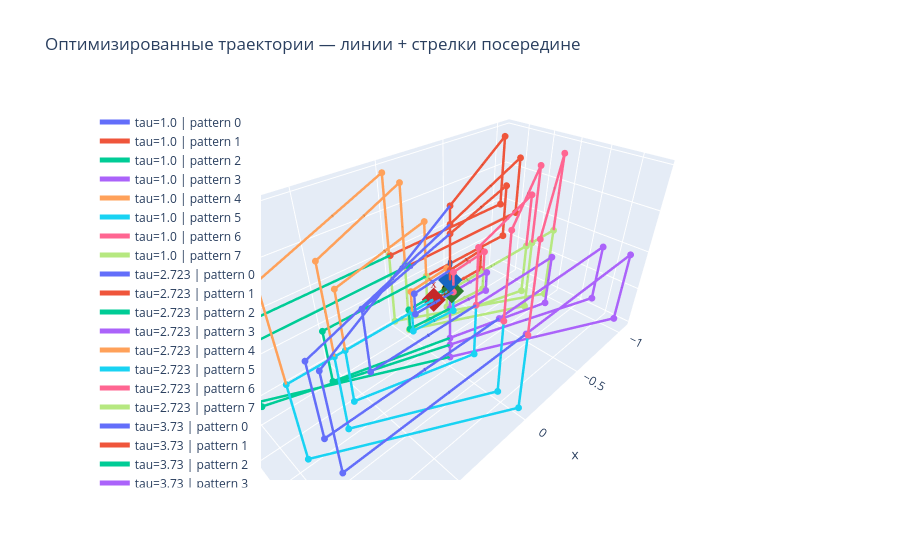

Notebook cell for this chart:
### Code cell
# =[0, 3, 5, 6]
# [4, 5, 6, 7]
# [0, 1, 2, 3]
# [0, 1, 2, 3]
def get_optimized_trajs_for_tau(tau_total, pattern_indices=np.arange(8)):
    """Пересчёт оптимизации; pattern_indices — подмножество шаблонов, иначе pattern_indices_to_optimize."""
    indices = (
        pattern_indices if pattern_indices is not None else pattern_indices_to_optimize
    )
    x0 = np.ones(pattern_length) / pattern_length * tau_total
    constraint = LinearConstraint(
        np.ones((1, pattern_length)), lb=tau_total, ub=tau_total
    )
    out = {}
    for pi in indices:
        res = minimize(
            make_objective(pi),
            x0,
            method="SLSQP",
            bounds=bounds,
            constraints=constraint,
            tol=1e-10,
        )
        out[pi] = run_pattern(
            start_state=start_state, pattern_index=pi, taus=res.x
        )
    return out


st = 1
fn = 5
x = np.arange(st, fn, st)
y = fn * ((np.log(x) - np.log(st)) / (np.log(fn) - np.log(st))) * (fn - st) / fn + st

fig = plot_optimized_trajs_for_taus(
    taus=y,
    get_optimized_trajs=get_optimized_trajs_for_tau,
    palette=_palette,
)
fig.show()

### Figure 1 — Plotly figure (JSON) as saved in the notebook; plotly's stock layout.template omitted (floating-point values rounded to 4 significant figures)
{"data": [{"line": {"color": "#636EFA", "width": 5}, "marker": {"color": "#636EFA", "size": 4}, "mode": "lines+markers", "name": "tau=1.0 | pattern 0", "type": "scatter3d", "x": [0.0, 0.0, 0.2655, 0.2655, -8.909e-09], "y": [0.0, 0.0, 0.06241, 0.06241, 0.06241], "z": [0.0, 0.2309, 0.2309, -4.416e-11, -4.416e-11]}, {"anchor": "tail", "colorscale": [[0, "#636EFA"], [1, "#636EFA"]], "name": "tau=1.0 | pattern 0 arrows", "showscale": false, "sizemode": "absolute", "sizeref": 0.02, "type": "cone", "u": [0.0, 0.09291, 0.0, -0.09291], "v": [0.0, 0.02184, 0.0, 4.103e-12], "w": [0.08082, 0.0, -0.08082, 0.0], "x": [0.0, 0.1327, 0.2655, 0.1327], "y": [0.0, 0.03121, 0.06241, 0.06241], "z": [0.1155, 0.2309, 0.1155, -4.416e-11]}, {"line": {"color": "#EF553B", "width": 5}, "marker": {"color": "#EF553B", "size": 4}, "mode": "lines+markers", "name": "tau=1.0 | pattern 1", "type": "scatter3d", "x": [0.0, 0.0, -0.2655, -0.2655, 8.909e-09], "y": [0.0, 0.0, -0.06241, -0.06241, -0.06241], "z": [0.0, 0.2309, 0.2309, -4.416e-11, -4.416e-11]}, {"anchor": "tail", "colorscale": [[0, "#EF553B"], [1, "#EF553B"]], "name": "tau=1.0 | pattern 1 arrows", "showscale": false, "sizemode": "absolute", "sizeref": 0.02, "type": "cone", "u": [0.0, -0.09291, 0.0, 0.09291], "v": [0.0, -0.02184, 0.0, -4.103e-12], "w": [0.08082, 0.0, -0.08082, 0.0], "x": [0.0, -0.1327, -0.2655, -0.1327], "y": [0.0, -0.03121, -0.06241, -0.06241], "z": [0.1155, 0.2309, 0.1155, -4.416e-11]}, {"line": {"color": "#00CC96", "width": 5}, "marker": {"color": "#00CC96", "size": 4}, "mode": "lines+markers", "name": "tau=1.0 | pattern 2", "type": "scatter3d", "x": [0.0, 0.0, 0.2655, 0.2655, -8.909e-09], "y": [0.0, 0.0, -0.06241, -0.06241, -0.06241], "z": [0.0, -0.2309, -0.2309, 4.416e-11, 4.416e-11]}, {"anchor": "tail", "colorscale": [[0, "#00CC96"], [1, "#00CC96"]], "name": "tau=1.0 | pattern 2 arrows", "showscale": false, "sizemode": "absolute", "sizeref": 0.02, "type": "cone", "u": [0.0, 0.09291, 0.0, -0.09291], "v": [0.0, -0.02184, 0.0, -4.103e-12], "w": [-0.08082, 0.0, 0.08082, 0.0], "x": [0.0, 0.1327, 0.2655, 0.1327], "y": [0.0, -0.03121, -0.06241, -0.06241], "z": [-0.1155, -0.2309, -0.1155, 4.416e-11]}, {"line": {"color": "#AB63FA", "width": 5}, "marker": {"color": "#AB63FA", "size": 4}, "mode": "lines+markers", "name": "tau=1.0 | pattern 3", "type": "scatter3d", "x": [0.0, 0.0, -0.2655, -0.2655, 8.909e-09], "y": [0.0, 0.0, 0.06241, 0.06241, 0.06241], "z": [0.0, -0.2309, -0.2309, 4.416e-11, 4.416e-11]}, {"anchor": "tail", "colorscale": [[0, "#AB63FA"], [1, "#AB63FA"]], "name": "tau=1.0 | pattern 3 arrows", "showscale": false, "sizemode": "absolute", "sizeref": 0.02, "type": "cone", "u": [0.0, -0.09291, 0.0, 0.09291], "v": [0.0, 0.02184, 0.0, 4.103e-12], "w": [-0.08082, 0.0, 0.08082, 0.0], "x": [0.0, -0.1327, -0.2655, -0.1327], "y": [0.0, 0.03121, 0.06241, 0.06241], "z": [-0.1155, -0.2309, -0.1155, 4.416e-11]}, {"line": {"color": "#FFA15A", "width": 5}, "marker": {"color": "#FFA15A", "size": 4}, "mode": "lines+markers", "name": "tau=1.0 | pattern 4", "type": "scatter3d", "x": [0.0, 0.2655, 0.2655, 1.244e-08, 1.244e-08], "y": [0.0, 0.0, 0.0, -0.06241, -0.06241], "z": [0.0, 0.0, 0.2309, 0.2309, -3.812e-11]}, {"anchor": "tail", "colorscale": [[0, "#FFA15A"], [1, "#FFA15A"]], "name": "tau=1.0 | pattern 4 arrows", "showscale": false, "sizemode": "absolute", "sizeref": 0.02, "type": "cone", "u": [0.09291, 0.0, -0.09291, 0.0], "v": [0.0, 0.0, -0.02184, 0.0], "w": [0.0, 0.08082, 0.0, -0.08082], "x": [0.1327, 0.2655, 0.1327, 1.244e-08], "y": [0.0, 0.0, -0.03121, -0.06241], "z": [0.0, 0.1155, 0.2309, 0.1155]}, {"line": {"color": "#19D3F3", "width": 5}, "marker": {"color": "#19D3F3", "size": 4}, "mode": "lines+markers", "name": "tau=1.0 | pattern 5", "type": "scatter3d", "x": [0.0, 0.2655, 0.2655, 1.244e-08, 1.244e-08], "y": [0.0, 0.0, 0.0, 0.06241, 0.06241], "z": [0.0, 0.0, -0.2309, -0.2309, 3.812e-11]}, {"anchor": "tail", "colorscale": [[0, "#19D3F3"], [1, "#19D3F3"]], "name": "tau=1.0 | pattern 5 arrows", "showscale": false, "sizemode": "absolute", "sizeref": 0.02, "type": "cone", "u": [0.09291, 0.0, -0.09291, 0.0], "v": [0.0, 0.0, 0.02184, 0.0], "w": [0.0, -0.08082, 0.0, 0.08082], "x": [0.1327, 0.2655, 0.1327, 1.244e-08], "y": [0.0, 0.0, 0.03121, 0.06241], "z": [0.0, -0.1155, -0.2309, -0.1155]}, {"line": {"color": "#FF6692", "width": 5}, "marker": {"color": "#FF6692", "size": 4}, "mode": "lines+markers", "name": "tau=1.0 | pattern 6", "type": "scatter3d", "x": [0.0, -0.2655, -0.2655, -1.244e-08, -1.244e-08], "y": [0.0, 0.0, 0.0, 0.06241, 0.06241], "z": [0.0, 0.0, 0.2309, 0.2309, -3.812e-11]}, {"anchor": "tail", "colorscale": [[0, "#FF6692"], [1, "#FF6692"]], "name": "tau=1.0 | pattern 6 arrows", "showscale": false, "sizemode": "absolute", "sizeref": 0.02, "type": "cone", "u": [-0.09291, 0.0, 0.09291, 0.0], "v": [0.0, 0.0, 0.02184, 0.0], "w": [0.0, 0.08082, 0.0, -0.08082], "x": [-0.1327, -0.2655, -0.1327, -1.244e-08], "y": [0.0, 0.0, 0.03121, 0.06241], "z": [0.0, 0.1155, 0.2309, 0.1155]}, {"line": {"color": "#B6E880", "width": 5}, "marker": {"color": "#B6E880", "size": 4}, "mode": "lines+markers", "name": "tau=1.0 | pattern 7", "type": "scatter3d", "x": [0.0, -0.2655, -0.2655, -1.244e-08, -1.244e-08], "y": [0.0, 0.0, 0.0, -0.06241, -0.06241], "z": [0.0, 0.0, -0.2309, -0.2309, 3.812e-11]}, {"anchor": "tail", "colorscale": [[0, "#B6E880"], [1, "#B6E880"]], "name": "tau=1.0 | pattern 7 arrows", "showscale": false, "sizemode": "absolute", "sizeref": 0.02, "type": "cone", "u": [-0.09291, 0.0, 0.09291, 0.0], "v": [0.0, 0.0, -0.02184, 0.0], "w": [0.0, -0.08082, 0.0, 0.08082], "x": [-0.1327, -0.2655, -0.1327, -1.244e-08], "y": [0.0, 0.0, -0.03121, -0.06241], "z": [0.0, -0.1155, -0.2309, -0.1155]}, {"line": {"color": "#636EFA", "width": 5}, "marker": {"color": "#636EFA", "size": 4}, "mode": "lines+markers", "name": "tau=2.723 | pattern 0", "type": "scatter3d", "x": [0.0, 0.0, 0.6596, 0.6596, 6.227e-10], "y": [0.0, 0.0, 0.4758, 0.4758, 0.4758], "z": [0.0, 0.6249, 0.6249, -1.96e-09, -1.96e-09]}, {"anchor": "tail", "colorscale": [[0, "#636EFA"], [1, "#636EFA"]], "name": "tau=2.723 | pattern 0 arrows", "showscale": false, "sizemode": "absolute", "sizeref": 0.02, "type": "cone", "u": [0.0, 0.2308, 0.0, -0.2308], "v": [0.0, 0.1665, 0.0, 4.524e-10], "w": [0.2187, 0.0, -0.2187, 0.0], "x": [0.0, 0.3298, 0.6596, 0.3298], "y": [0.0, 0.2379, 0.4758, 0.4758], "z": [0.3125, 0.6249, 0.3125, -1.96e-09]}, {"line": {"color": "#EF553B", "width": 5}, "marker": {"color": "#EF553B", "size": 4}, "mode": "lines+markers", "name": "tau=2.723 | pattern 1", "type": "scatter3d", "x": [0.0, 0.0, -0.6596, -0.6596, -6.227e-10], "y": [0.0, 0.0, -0.4758, -0.4758, -0.4758], "z": [0.0, 0.6249, 0.6249, -1.96e-09, -1.96e-09]}, {"anchor": "tail", "colorscale": [[0, "#EF553B"], [1, "#EF553B"]], "name": "tau=2.723 | pattern 1 arrows", "showscale": false, "sizemode": "absolute", "sizeref": 0.02, "type": "cone", "u": [0.0, -0.2308, 0.0, 0.2308], "v": [0.0, -0.1665, 0.0, -4.524e-10], "w": [0.2187, 0.0, -0.2187, 0.0], "x": [0.0, -0.3298, -0.6596, -0.3298], "y": [0.0, -0.2379, -0.4758, -0.4758], "z": [0.3125, 0.6249, 0.3125, -1.96e-09]}, {"line": {"color": "#00CC96", "width": 5}, "marker": {"color": "#00CC96", "size": 4}, "mode": "lines+markers", "name": "tau=2.723 | pattern 2", "type": "scatter3d", "x": [0.0, 0.0, 0.6596, 0.6596, 6.227e-10], "y": [0.0, 0.0, -0.4758, -0.4758, -0.4758], "z": [0.0, -0.6249, -0.6249, 1.96e-09, 1.96e-09]}, {"anchor": "tail", "colorscale": [[0, "#00CC96"], [1, "#00CC96"]], "name": "tau=2.723 | pattern 2 arrows", "showscale": false, "sizemode": "absolute", "sizeref": 0.02, "type": "cone", "u": [0.0, 0.2308, 0.0, -0.2308], "v": [0.0, -0.1665, 0.0, -4.524e-10], "w": [-0.2187, 0.0, 0.2187, 0.0], "x": [0.0, 0.3298, 0.6596, 0.3298], "y": [0.0, -0.2379, -0.4758, -0.4758], "z": [-0.3125, -0.6249, -0.3125, 1.96e-09]}, {"line": {"color": "#AB63FA", "width": 5}, "marker": {"color": "#AB63FA", "size": 4}, "mode": "lines+markers", "name": "tau=2.723 | pattern 3", "type": "scatter3d", "x": [0.0, 0.0, -0.6596, -0.6596, -6.227e-10], "y": [0.0, 0.0, 0.4758, 0.4758, 0.4758], "z": [0.0, -0.6249, -0.6249, 1.96e-09, 1.96e-09]}, {"anchor": "tail", "colorscale": [[0, "#AB63FA"], [1, "#AB63FA"]], "name": "tau=2.723 | pattern 3 arrows", "showscale": false, "sizemode": "absolute", "sizeref": 0.02, "type": "cone", "u": [0.0, -0.2308, 0.0, 0.2308], "v": [0.0, 0.1665, 0.0, 4.524e-10], "w": [-0.2187, 0.0, 0.2187, 0.0], "x": [0.0, -0.3298, -0.6596, -0.3298], "y": [0.0, 0.2379, 0.4758, 0.4758], "z": [-0.3125, -0.6249, -0.3125, 1.96e-09]}, {"line": {"color": "#FFA15A", "width": 5}, "marker": {"color": "#FFA15A", "size": 4}, "mode": "lines+markers", "name": "tau=2.723 | pattern 4", "type": "scatter3d", "x": [0.0, 0.6596, 0.6596, -3.473e-10, -3.473e-10], "y": [0.0, 0.0, 0.0, -0.4758, -0.4758], "z": [0.0, 0.0, 0.6249, 0.6249, 1.408e-08]}, {"anchor": "tail", "colorscale": [[0, "#FFA15A"], [1, "#FFA15A"]], "name": "tau=2.723 | pattern 4 arrows", "showscale": false, "sizemode": "absolute", "sizeref": 0.02, "type": "cone", "u": [0.2308, 0.0, -0.2308, 0.0], "v": [0.0, 0.0, -0.1665, 0.0], "w": [0.0, 0.2187, 0.0, -0.2187], "x": [0.3298, 0.6596, 0.3298, -3.473e-10], "y": [0.0, 0.0, -0.2379, -0.4758], "z": [0.0, 0.3125, 0.6249, 0.3125]}, {"line": {"color": "#19D3F3", "width": 5}, "marker": {"color": "#19D3F3", "size": 4}, "mode": "lines+markers", "name": "tau=2.723 | pattern 5", "type": "scatter3d", "x": [0.0, 0.6596, 0.6596, -3.473e-10, -3.473e-10], "y": [0.0, 0.0, 0.0, 0.4758, 0.4758], "z": [0.0, 0.0, -0.6249, -0.6249, -1.408e-08]}, {"anchor": "tail", "colorscale": [[0, "#19D3F3"], [1, "#19D3F3"]], "name": "tau=2.723 | pattern 5 arrows", "showscale": false, "sizemode": "absolute", "sizeref": 0.02, "type": "cone", "u": [0.2308, 0.0, -0.2308, 0.0], "v": [0.0, 0.0, 0.1665, 0.0], "w": [0.0, -0.2187, 0.0, 0.2187], "x": [0.3298, 0.6596, 0.3298, -3.473e-10], "y": [0.0, 0.0, 0.2379, 0.4758], "z": [0.0, -0.3125, -0.6249, -0.3125]}, {"line": {"color": "#FF6692", "width": 5}, "marker": {"color": "#FF6692", "size": 4}, "mode": "lines+markers", "name": "tau=2.723 | pattern 6", "type": "scatter3d", "x": [0.0, -0.6596, -0.6596, 3.473e-10, 3.473e-10], "y": [0.0, 0.0, 0.0, 0.4758, 0.4758], "z": [0.0, 0.0, 0.6249, 0.6249, 1.408e-08]}, {"anchor": "tail", "colorscale": [[0, "#FF6692"], [1, "#FF6692"]], "name": "tau=2.723 | pattern 6 arrows", "showscale": false, "sizemode": "absolute", "sizeref": 0.02, "type": "cone", "u": [-0.2308, 0.0, 0.2308, 0.0], "v": [0.0, 0.0, 0.1665, 0.0], "w": [0.0, 0.2187, 0.0, -0.2187], "x": [-0.3298, -0.6596, -0.3298, 3.473e-10], "y": [0.0, 0.0, 0.2379, 0.4758], "z": [0.0, 0.3125, 0.6249, 0.3125]}, {"line": {"color": "#B6E880", "width": 5}, "marker": {"color": "#B6E880", "size": 4}, "mode": "lines+markers", "name": "tau=2.723 | pattern 7", "type": "scatter3d", "x": [0.0, -0.6596, -0.6596, 3.473e-10, 3.473e-10], "y": [0.0, 0.0, 0.0, -0.4758, -0.4758], "z": [0.0, 0.0, -0.6249, -0.6249, -1.408e-08]}, {"anchor": "tail", "colorscale": [[0, "#B6E880"], [1, "#B6E880"]], "name": "tau=2.723 | pattern 7 arrows", "showscale": false, "sizemode": "absolute", "sizeref": 0.02, "type": "cone", "u": [-0.2308, 0.0, 0.2308, 0.0], "v": [0.0, 0.0, -0.1665, 0.0], "w": [0.0, -0.2187, 0.0, 0.2187], "x": [-0.3298, -0.6596, -0.3298, 3.473e-10], "y": [0.0, 0.0, -0.2379, -0.4758], "z": [0.0, -0.3125, -0.6249, -0.3125]}, {"line": {"color": "#636EFA", "width": 5}, "marker": {"color": "#636EFA", "size": 4}, "mode": "lines+markers", "name": "tau=3.73 | pattern 0", "type": "scatter3d", "x": [0.0, 0.0, 0.9808, 0.9808, -1.983e-09], "y": [0.0, 0.0, 0.863, 0.863, 0.863], "z": [0.0, 0.7216, 0.7216, -6.408e-11, -6.408e-11]}, {"anchor": "tail", "colorscale": [[0, "#636EFA"], [1, "#636EFA"]], "name": "tau=3.73 | pattern 0 arrows", "showscale": false, "sizemode": "absolute", "sizeref": 0.02, "type": "cone", "u": [0.0, 0.3433, 0.0, -0.3433], "v": [0.0, 0.3021, 0.0, 2.2e-11], "w": [0.2526, 0.0, -0.2526, 0.0], "x": [0.0, 0.4904, 0.9808, 0.4904], "y": [0.0, 0.4315, 0.863, 0.863], "z": [0.3608, 0.7216, 0.3608, -6.408e-11]}, {"line": {"color": "#EF553B", "width": 5}, "marker": {"color": "#EF553B", "size": 4}, "mode": "lines+markers", "name": "tau=3.73 | pattern 1", "type": "scatter3d", "x": [0.0, 0.0, -0.9808, -0.9808, 1.983e-09], "y": [0.0, 0.0, -0.863, -0.863, -0.863], "z": [0.0, 0.7216, 0.7216, -6.408e-11, -6.408e-11]}, {"anchor": "tail", "colorscale": [[0, "#EF553B"], [1, "#EF553B"]], "name": "tau=3.73 | pattern 1 arrows", "showscale": false, "sizemode": "absolute", "sizeref": 0.02, "type": "cone", "u": [0.0, -0.3433, 0.0, 0.3433], "v": [0.0, -0.3021, 0.0, -2.2e-11], "w": [0.2526, 0.0, -0.2526, 0.0], "x": [0.0, -0.4904, -0.9808, -0.4904], "y": [0.0, -0.4315, -0.863, -0.863], "z": [0.3608, 0.7216, 0.3608, -6.408e-11]}, {"line": {"color": "#00CC96", "width": 5}, "marker": {"color": "#00CC96", "size": 4}, "mode": "lines+markers", "name": "tau=3.73 | pattern 2", "type": "scatter3d", "x": [0.0, 0.0, 0.9808, 0.9808, -1.983e-09], "y": [0.0, 0.0, -0.863, -0.863, -0.863], "z": [0.0, -0.7216, -0.7216, 6.408e-11, 6.408e-11]}, {"anchor": "tail", "colorscale": [[0, "#00CC96"], [1, "#00CC96"]], "name": "tau=3.73 | pattern 2 arrows", "showscale": false, "sizemode": "absolute", "sizeref": 0.02, "type": "cone", "u": [0.0, 0.3433, 0.0, -0.3433], "v": [0.0, -0.3021, 0.0, -2.2e-11], "w": [-0.2526, 0.0, 0.2526, 0.0], "x": [0.0, 0.4904, 0.9808, 0.4904], "y": [0.0, -0.4315, -0.863, -0.863], "z": [-0.3608, -0.7216, -0.3608, 6.408e-11]}, {"line": {"color": "#AB63FA", "width": 5}, "marker": {"color": "#AB63FA", "size": 4}, "mode": "lines+markers", "name": "tau=3.73 | pattern 3", "type": "scatter3d", "x": [0.0, 0.0, -0.9808, -0.9808, 1.983e-09], "y": [0.0, 0.0, 0.863, 0.863, 0.863], "z": [0.0, -0.7216, -0.7216, 6.408e-11, 6.408e-11]}, {"anchor": "tail", "colorscale": [[0, "#AB63FA"], [1, "#AB63FA"]], "name": "tau=3.73 | pattern 3 arrows", "showscale": false, "sizemode": "absolute", "sizeref": 0.02, "type": "cone", "u": [0.0, -0.3433, 0.0, 0.3433], "v": [0.0, 0.3021, 0.0, 2.2e-11], "w": [-0.2526, 0.0, 0.2526, 0.0], "x": [0.0, -0.4904, -0.9808, -0.4904], "y": [0.0, 0.4315, 0.863, 0.863], "z": [-0.3608, -0.7216, -0.3608, 6.408e-11]}, {"line": {"color": "#FFA15A", "width": 5}, "marker": {"color": "#FFA15A", "size": 4}, "mode": "lines+markers", "name": "tau=3.73 | pattern 4", "type": "scatter3d", "x": [0.0, 0.7162, 0.7162, -1.124e-09, -1.124e-09], "y": [0.0, 0.0, 0.0, -0.9362, -0.9362], "z": [0.0, 0.0, 0.9177, 0.9177, -3.644e-09]}, {"anchor": "tail", "colorscale": [[0, "#FFA15A"], [1, "#FFA15A"]], "name": "tau=3.73 | pattern 4 arrows", "showscale": false, "sizemode": "absolute", "sizeref": 0.02, "type": "cone", "u": [0.2507, 0.0, -0.2507, 0.0], "v": [0.0, 0.0, -0.3277, 0.0], "w": [0.0, 0.3212, 0.0, -0.3212], "x": [0.3581, 0.7162, 0.3581, -1.124e-09], "y": [0.0, 0.0, -0.4681, -0.9362], "z": [0.0, 0.4589, 0.9177, 0.4589]}, {"line": {"color": "#19D3F3", "width": 5}, "marker": {"color": "#19D3F3", "size": 4}, "mode": "lines+markers", "name": "tau=3.73 | pattern 5", "type": "scatter3d", "x": [0.0, 0.7162, 0.7162, -1.124e-09, -1.124e-09], "y": [0.0, 0.0, 0.0, 0.9362, 0.9362], "z": [0.0, 0.0, -0.9177, -0.9177, 3.644e-09]}, {"anchor": "tail", "colorscale": [[0, "#19D3F3"], [1, "#19D3F3"]], "name": "tau=3.73 | pattern 5 arrows", "showscale": false, "sizemode": "absolute", "sizeref": 0.02, "type": "cone", "u": [0.2507, 0.0, -0.2507, 0.0], "v": [0.0, 0.0, 0.3277, 0.0], "w": [0.0, -0.3212, 0.0, 0.3212], "x": [0.3581, 0.7162, 0.3581, -1.124e-09], "y": [0.0, 0.0, 0.4681, 0.9362], "z": [0.0, -0.4589, -0.9177, -0.4589]}, {"line": {"color": "#FF6692", "width": 5}, "marker": {"color": "#FF6692", "size": 4}, "mode": "lines+markers", "name": "tau=3.73 | pattern 6", "type": "scatter3d", "x": [0.0, -0.7162, -0.7162, 1.124e-09, 1.124e-09], "y": [0.0, 0.0, 0.0, 0.9362, 0.9362], "z": [0.0, 0.0, 0.9177, 0.9177, -3.644e-09]}, {"anchor": "tail", "colorscale": [[0, "#FF6692"], [1, "#FF6692"]], "name": "tau=3.73 | pattern 6 arrows", "showscale": false, "sizemode": "absolute", "sizeref": 0.02, "type": "cone", "u": [-0.2507, 0.0, 0.2507, 0.0], "v": [0.0, 0.0, 0.3277, 0.0], "w": [0.0, 0.3212, 0.0, -0.3212], "x": [-0.3581, -0.7162, -0.3581, 1.124e-09], "y": [0.0, 0.0, 0.4681, 0.9362], "z": [0.0, 0.4589, 0.9177, 0.4589]}, {"line": {"color": "#B6E880", "width": 5}, "marker": {"color": "#B6E880", "size": 4}, "mode": "lines+markers", "name": "tau=3.73 | pattern 7", "type": "scatter3d", "x": [0.0, -0.7162, -0.7162, 1.124e-09, 1.124e-09], "y": [0.0, 0.0, 0.0, -0.9362, -0.9362], "z": [0.0, 0.0, -0.9177, -0.9177, 3.644e-09]}, {"anchor": "tail", "colorscale": [[0, "#B6E880"], [1, "#B6E880"]], "name": "tau=3.73 | pattern 7 arrows", "showscale": false, "sizemode": "absolute", "sizeref": 0.02, "type": "cone", "u": [-0.2507, 0.0, 0.2507, 0.0], "v": [0.0, 0.0, -0.3277, 0.0], "w": [0.0, -0.3212, 0.0, 0.3212], "x": [-0.3581, -0.7162, -0.3581, 1.124e-09], "y": [0.0, 0.0, -0.4681, -0.9362], "z": [0.0, -0.4589, -0.9177, -0.4589]}, {"line": {"color": "#636EFA", "width": 5}, "marker": {"color": "#636EFA", "size": 4}, "mode": "lines+markers", "name": "tau=4.445 | pattern 0", "type": "scatter3d", "x": [0.0, 0.0, 1.013, 1.013, -0.0002223], "y": [0.0, 0.0, 1.279, 1.279, 1.279], "z": [0.0, 0.901, 0.901, -1.862e-13, -1.862e-13]}, {"anchor": "tail", "colorscale": [[0, "#636EFA"], [1, "#636EFA"]], "name": "tau=4.445 | pattern 0 arrows", "showscale": false, "sizemode": "absolute", "sizeref": 0.02, "type": "cone", "u": [0.0, 0.3544, 0.0, -0.3545], "v": [0.0, 0.4475, 0.0, 6.598e-14], "w": [0.3154, 0.0, -0.3154, 0.0], "x": [0.0, 0.5063, 1.013, 0.5062], "y": [0.0, 0.6393, 1.279, 1.279], "z": [0.4505, 0.901, 0.4505, -1.862e-13]}, {"line": {"color": "#EF553B", "width": 5}, "marker": {"color": "#EF553B", "size": 4}, "mode": "lines+markers", "name": "tau=4.445 | pattern 1", "type": "scatter3d", "x": [0.0, 0.0, -1.013, -1.013, 0.0002223], "y": [0.0, 0.0, -1.279, -1.279, -1.279], "z": [0.0, 0.901, 0.901, -1.862e-13, -1.862e-13]}, {"anchor": "tail", "colorscale": [[0, "#EF553B"], [1, "#EF553B"]], "name": "tau=4.445 | pattern 1 arrows", "showscale": false, "sizemode": "absolute", "sizeref": 0.02, "type": "cone", "u": [0.0, -0.3544, 0.0, 0.3545], "v": [0.0, -0.4475, 0.0, -6.598e-14], "w": [0.3154, 0.0, -0.3154, 0.0], "x": [0.0, -0.5063, -1.013, -0.5062], "y": [0.0, -0.6393, -1.279, -1.279], "z": [0.4505, 0.901, 0.4505, -1.862e-13]}, {"line": {"color": "#00CC96", "width": 5}, "marker": {"color": "#00CC96", "size": 4}, "mode": "lines+markers", "name": "tau=4.445 | pattern 2", "type": "scatter3d", "x": [0.0, 0.0, 1.013, 1.013, -0.0002223], "y": [0.0, 0.0, -1.279, -1.279, -1.279], "z": [0.0, -0.901, -0.901, 1.862e-13, 1.862e-13]}, {"anchor": "tail", "colorscale": [[0, "#00CC96"], [1, "#00CC96"]], "name": "tau=4.445 | pattern 2 arrows", "showscale": false, "sizemode": "absolute", "sizeref": 0.02, "type": "cone", "u": [0.0, 0.3544, 0.0, -0.3545], "v": [0.0, -0.4475, 0.0, -6.598e-14], "w": [-0.3154, 0.0, 0.3154, 0.0], "x": [0.0, 0.5063, 1.013, 0.5062], "y": [0.0, -0.6393, -1.279, -1.279], "z": [-0.4505, -0.901, -0.4505, 1.862e-13]}, {"line": {"color": "#AB63FA", "width": 5}, "marker": {"color": "#AB63FA", "size": 4}, "mode": "lines+markers", "name": "tau=4.445 | pattern 3", "type": "scatter3d", "x": [0.0, 0.0, -1.013, -1.013, 0.0002223], "y": [0.0, 0.0, 1.279, 1.279, 1.279], "z": [0.0, -0.901, -0.901, 1.862e-13, 1.862e-13]}, {"anchor": "tail", "colorscale": [[0, "#AB63FA"], [1, "#AB63FA"]], "name": "tau=4.445 | pattern 3 arrows", "showscale": false, "sizemode": "absolute", "sizeref": 0.02, "type": "cone", "u": [0.0, -0.3544, 0.0, 0.3545], "v": [0.0, 0.4475, 0.0, 6.598e-14], "w": [-0.3154, 0.0, 0.3154, 0.0], "x": [0.0, -0.5063, -1.013, -0.5062], "y": [0.0, 0.6393, 1.279, 1.279], "z": [-0.4505, -0.901, -0.4505, 1.862e-13]}, {"line": {"color": "#FFA15A", "width": 5}, "marker": {"color": "#FFA15A", "size": 4}, "mode": "lines+markers", "name": "tau=4.445 | pattern 4", "type": "scatter3d", "x": [0.0, 0.9471, 0.9471, -5.17e-09, -5.17e-09], "y": [0.0, 0.0, 0.0, -1.305, -1.305], "z": [0.0, 0.0, 0.943, 0.943, -3.942e-09]}, {"anchor": "tail", "colorscale": [[0, "#FFA15A"], [1, "#FFA15A"]], "name": "tau=4.445 | pattern 4 arrows", "showscale": false, "sizemode": "absolute", "sizeref": 0.02, "type": "cone", "u": [0.3315, 0.0, -0.3315, 0.0], "v": [0.0, 0.0, -0.4567, 0.0], "w": [0.0, 0.33, 0.0, -0.33], "x": [0.4735, 0.9471, 0.4735, -5.17e-09], "y": [0.0, 0.0, -0.6525, -1.305], "z": [0.0, 0.4715, 0.943, 0.4715]}, {"line": {"color": "#19D3F3", "width": 5}, "marker": {"color": "#19D3F3", "size": 4}, "mode": "lines+markers", "name": "tau=4.445 | pattern 5", "type": "scatter3d", "x": [0.0, 0.9471, 0.9471, -5.17e-09, -5.17e-09], "y": [0.0, 0.0, 0.0, 1.305, 1.305], "z": [0.0, 0.0, -0.943, -0.943, 3.942e-09]}, {"anchor": "tail", "colorscale": [[0, "#19D3F3"], [1, "#19D3F3"]], "name": "tau=4.445 | pattern 5 arrows", "showscale": false, "sizemode": "absolute", "sizeref": 0.02, "type": "cone", "u": [0.3315, 0.0, -0.3315, 0.0], "v": [0.0, 0.0, 0.4567, 0.0], "w": [0.0, -0.33, 0.0, 0.33], "x": [0.4735, 0.9471, 0.4735, -5.17e-09], "y": [0.0, 0.0, 0.6525, 1.305], "z": [0.0, -0.4715, -0.943, -0.4715]}, {"line": {"color": "#FF6692", "width": 5}, "marker": {"color": "#FF6692", "size": 4}, "mode": "lines+markers", "name": "tau=4.445 | pattern 6", "type": "scatter3d", "x": [0.0, -0.9471, -0.9471, 5.17e-09, 5.17e-09], "y": [0.0, 0.0, 0.0, 1.305, 1.305], "z": [0.0, 0.0, 0.943, 0.943, -3.942e-09]}, {"anchor": "tail", "colorscale": [[0, "#FF6692"], [1, "#FF6692"]], "name": "tau=4.445 | pattern 6 arrows", "showscale": false, "sizemode": "absolute", "sizeref": 0.02, "type": "cone", "u": [-0.3315, 0.0, 0.3315, 0.0], "v": [0.0, 0.0, 0.4567, 0.0], "w": [0.0, 0.33, 0.0, -0.33], "x": [-0.4735, -0.9471, -0.4735, 5.17e-09], "y": [0.0, 0.0, 0.6525, 1.305], "z": [0.0, 0.4715, 0.943, 0.4715]}, {"line": {"color": "#B6E880", "width": 5}, "marker": {"color": "#B6E880", "size": 4}, "mode": "lines+markers", "name": "tau=4.445 | pattern 7", "type": "scatter3d", "x": [0.0, -0.9471, -0.9471, 5.17e-09, 5.17e-09], "y": [0.0, 0.0, 0.0, -1.305, -1.305], "z": [0.0, 0.0, -0.943, -0.943, 3.942e-09]}, {"anchor": "tail", "colorscale": [[0, "#B6E880"], [1, "#B6E880"]], "name": "tau=4.445 | pattern 7 arrows", "showscale": false, "sizemode": "absolute", "sizeref": 0.02, "type": "cone", "u": [-0.3315, 0.0, 0.3315, 0.0], "v": [0.0, 0.0, -0.4567, 0.0], "w": [0.0, -0.33, 0.0, 0.33], "x": [-0.4735, -0.9471, -0.4735, 5.17e-09], "y": [0.0, 0.0, -0.6525, -1.305], "z": [0.0, -0.4715, -0.943, -0.4715]}, {"hovertemplate": "начало (0,0,0)<extra></extra>", "marker": {"color": "#111111", "line": {"color": "#ffc107", "width": 3}, "size": 10, "symbol": "circle"}, "mode": "markers", "name": "0", "type": "scatter3d", "x": [0], "y": [0], "z": [0]}, {"hoverinfo": "skip", "line": {"color": "#c62828", "width": 5}, "mode": "lines", "showlegend": false, "type": "scatter3d", "x": [0, 0.12], "y": [0, 0], "z": [0, 0]}, {"hovertemplate": "ось x<extra></extra>", "marker": {"color": "#c62828", "size": 8, "symbol": "diamond"}, "mode": "markers+text", "showlegend": false, "text": ["x"], "textfont": {"color": "#c62828", "family": "Arial Black", "size": 12}, "textposition": "top center", "type": "scatter3d", "x": [0.12], "y": [0], "z": [0]}, {"hoverinfo": "skip", "line": {"color": "#2e7d32", "width": 5}, "mode": "lines", "showlegend": false, "type": "scatter3d", "x": [0, 0], "y": [0, 0.03], "z": [0, 0]}, {"hovertemplate": "ось y<extra></extra>", "marker": {"color": "#2e7d32", "size": 8, "symbol": "diamond"}, "mode": "markers+text", "showlegend": false, "text": ["y"], "textfont": {"color": "#2e7d32", "family": "Arial Black", "size": 12}, "textposition": "top center", "type": "scatter3d", "x": [0], "y": [0.03], "z": [0]}, {"hoverinfo": "skip", "line": {"color": "#1565c0", "width": 5}, "mode": "lines", "showlegend": false, "type": "scatter3d", "x": [0, 0], "y": [0, 0], "z": [0, 0.12]}, {"hovertemplate": "ось θ<extra></extra>", "marker": {"color": "#1565c0", "size": 8, "symbol": "diamond"}, "mode": "markers+text", "showlegend": false, "text": ["θ"], "textfont": {"color": "#1565c0", "family": "Arial Black", "size": 12}, "textposition": "top center", "type": "scatter3d", "x": [0], "y": [0], "z": [0.12]}], "layout": {"legend": {"x": 0.02, "y": 0.98}, "scene": {"aspectmode": "manual", "aspectratio": {"x": 2, "y": 1, "z": 1}, "xaxis": {"title": {"text": "x"}}, "yaxis": {"title": {"text": "y"}}, "zaxis": {"title": {"text": "θ"}}}, "title": {"text": "Оптимизированные траектории — линии + стрелки посередине"}}}
